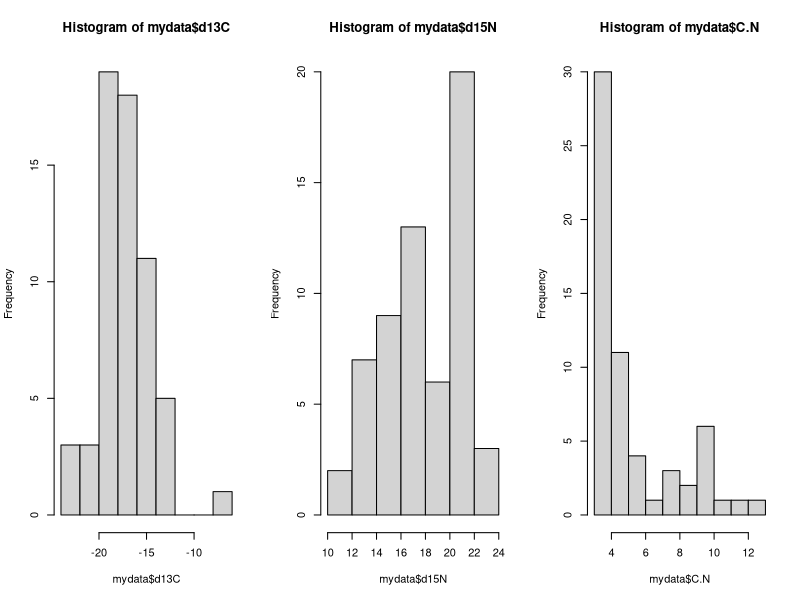
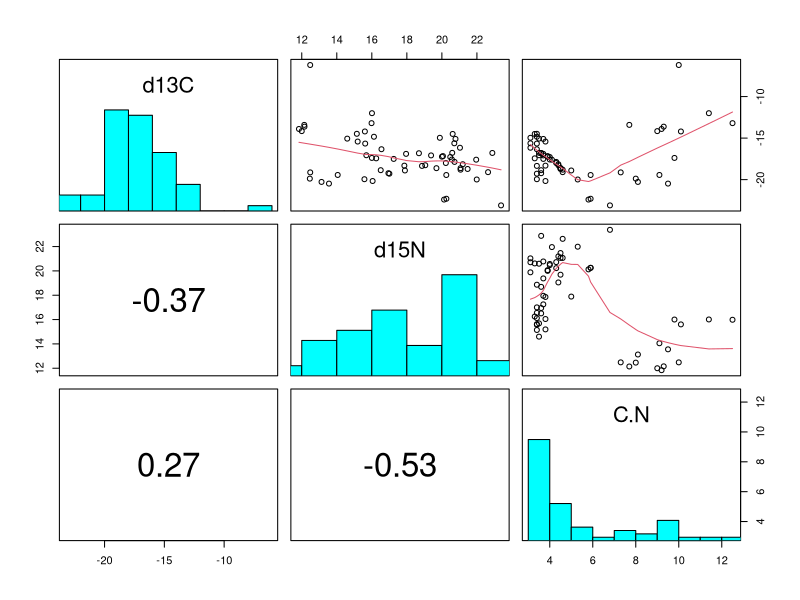
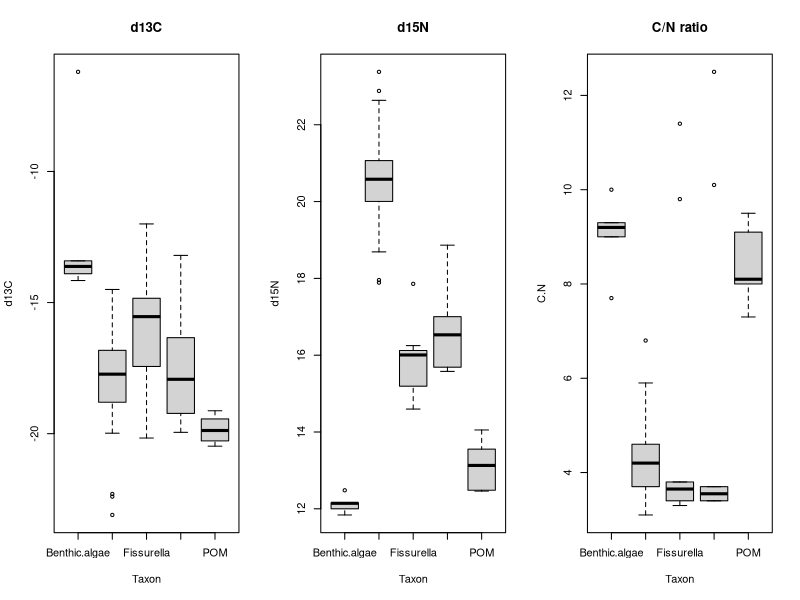
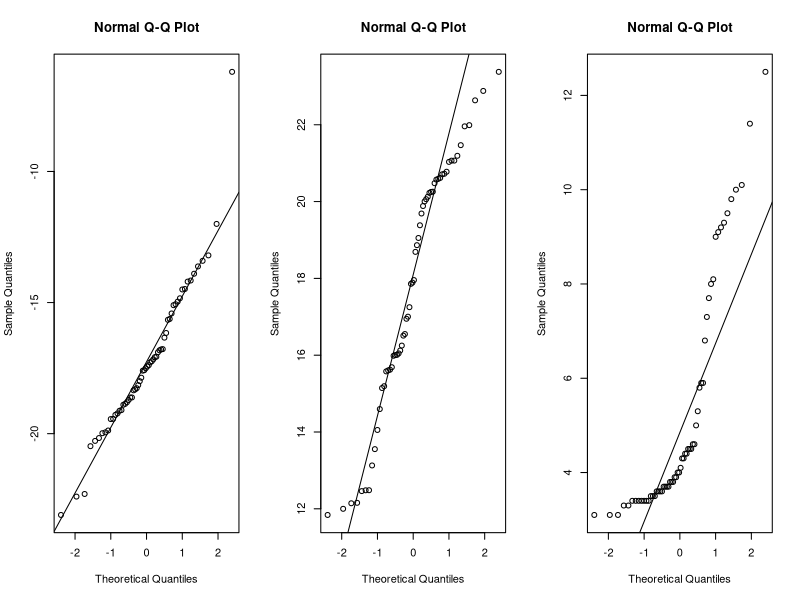
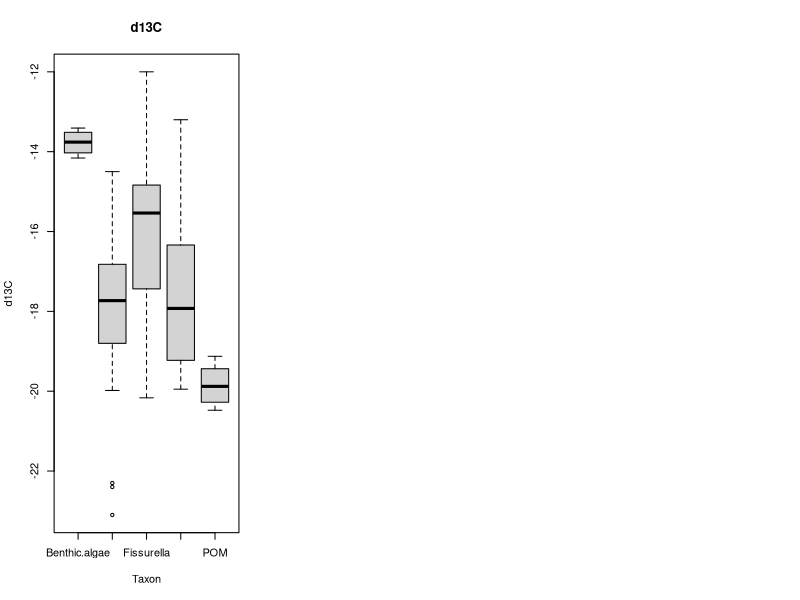

Write the R code that produced these figures, in order.
## ---- chunk 1
knitr::opts_chunk$set(echo = TRUE, fig.width = 9, fig.height = 6)
## ---- chunk 2
# import the data. 
# If you get an error about "No such file or directory" then you 
# need to take care about where R is currently working, and where your 
# data file is in relation to this.
mydata <- read.csv("Practical01.csv", 
                   header = TRUE, stringsAsFactors = FALSE)

# verify that our data looks correct by printing the first1 10 lines
# to screen
head(mydata)

# if the data is not a massive dataset, you might like to look  
# at it all
# mydata
## ---- chunk 3
str(mydata)
## ---- chunk 4

# prove to ourselves that the $ notation works.
mydata$Taxon

# a basic summary of each column in the data.frame
summary(mydata)

# how many observations do we have per Taxon might also be of use
table(mydata$Taxon)
## ---- chunk 5
# Install tidyverse if required
# install.packages('tidyverse')

# load the library
library(tidyverse)

# generate summary statistics by group
mydata %>% 
  group_by(Taxon) %>% 
  summarise(count = n(),
            mC = mean(d13C), 
            sdC = sd(d13C), 
            mN = mean(d15N), 
            sdN = sd(d15N),
            mCN = mean(C.N),
            sdCN = sd(C.N))


## ---- chunk 6
# set up a multi-panel plot, 1 row, 3 columns
par(mfrow = c(1,3)) 
hist(mydata$d13C)
hist(mydata$d15N)
hist(mydata$C.N)
## ---- chunk 7
# = = = = = = = = = = = = = = = = = = = = = = = = = = = = = =
# These functions are copied from the help file for pairs()
## put histograms on the diagonal
panel.hist <- function(x, ...)
{
    usr <- par("usr"); on.exit(par(usr))
    par(usr = c(usr[1:2], 0, 1.5) )
    h <- hist(x, plot = FALSE)
    breaks <- h$breaks; nB <- length(breaks)
    y <- h$counts; y <- y/max(y)
    rect(breaks[-nB], 0, breaks[-1], y, col = "cyan", ...)
}

panel.cor <- function(x, y, digits = 2, prefix = "", cex.cor, ...)
{
    usr <- par("usr"); on.exit(par(usr))
    par(usr = c(0, 1, 0, 1))
    r <- cor(x, y)
    txt <- format(c(r, 0.123456789), digits = digits)[1]
    txt <- paste0(prefix, txt)
    if(missing(cex.cor)) cex.cor <- 0.8/strwidth(txt)
    # text(0.5, 0.5, txt, cex = cex.cor * r)
    text(0.5, 0.5, txt, cex = 3)
}

# = = = = = = = = = = = = = = = = = = = = = = = = = = = = = =

# A basic pairs() plot of the numeric data
# These two lines of code are identical, but use the 
# dplyr functions slightly differently
# pairs(select(mydata, d13C, d15N, C.N))
# pairs(mydata %>% select(d13C, d15N, C.N))



# this select function comes from the package dplyr and allows us to 
# select a subset of columns to plot.
pairs(select(mydata, d13C, d15N, C.N), 
      diag.panel = panel.hist,
      upper.panel = panel.smooth,
      lower.panel = panel.cor)


## ---- chunk 8

# first Carbon
boxplot(d13C ~ Taxon, data = mydata, main = "d13C")

# second Nitrogen
boxplot(d15N ~ Taxon, data = mydata, main = "d15N")

# third the C/N ratio
boxplot(C.N ~ Taxon, data = mydata, main = "C/N ratio")

## ---- chunk 9
# another 1x3 panel plot
par(mfrow = c(1,3))

qqnorm(mydata$d13C)
qqline(mydata$d13C)

qqnorm(mydata$d15N)
qqline(mydata$d15N)

qqnorm(mydata$C.N)
qqline(mydata$C.N)

## ---- chunk 10
subset_mydata <- mydata %>% filter(d13C < max(d13C))

# check our boxplots again
boxplot(d13C ~ Taxon, data = subset_mydata, main = "d13C")
